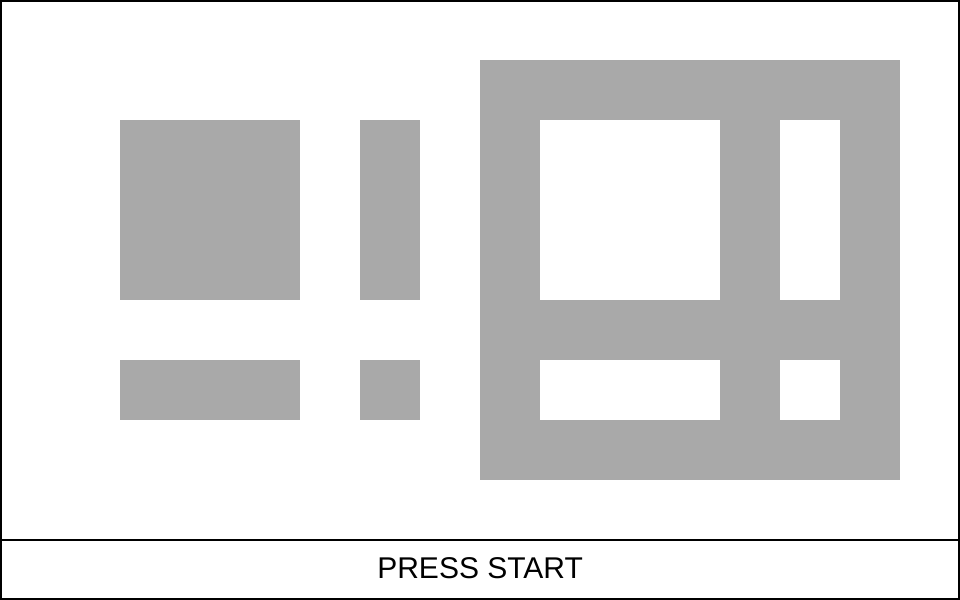
Frame 1 (no input)
Frame 2 (the mouse pressed at the canvas centre, redrawn once): identical to frame 1, image omitted

The p5.js sketch that drew this single still picture (run headless with seeded random() and noise() and a simulated clock; the mouse was pressed at the canvas centre and the sketch redrawn once):

// p5.js sketch
// ── sketch.js
/*
 * Contour tracing library
 * https://github.com/STPR/contour_tracing
 *
 * Copyright (c) 2022, STPR - https://github.com/STPR
 *
 * SPDX-License-Identifier: EUPL-1.2
 */

"use strict";

const TABLE = {w: 16, h: 9}, UPSCALE = 60;

const MN                   = [[0, -1], [1, -1], [1, 0], [1, 1], [0, 1], [-1, 1], [-1, 0], [-1, -1]];
const O_VERTEX_WITH_BORDER = [[-1, 0], [0, 0], [-1, -1], [0, 0], [0, -1], [0, 0], [0, 0]];
const H_VERTEX_WITH_BORDER = [[0, 0], [0, 0], [-1, 0], [0, 0], [-1, -1], [0, 0], [0, -1]];
let   VERTEX               = [[0, 0], [0, 0], [0, 0], [0, 0], [0, 0], [0, 0], [0, 0]];
const O_VALUE_FOR_SIGNED   = [1, 0, 2, 0, 4, 0, 8];
const H_VALUE_FOR_SIGNED   = [-4, 0, -8, 0, -1, 0, -2];
let   VALUE                = [0, 0, 0, 0, 0, 0, 0];
const TRACER   = [
				[0, 1, 0.5, 0, 1, 1, 0.5, 0.62],
				[0, 0, 0, 0, 0, 0, 0, 0],
				[0, 0, 1, 0.5, 0, 1, 0.38, 0.5],
				[0, 0, 0, 0, 0, 0, 0, 0],
				[1, 0, 0.5, 1, 0, 0, 0.5, 0.38],
				[0, 0, 0, 0, 0, 0, 0, 0],
				[1, 1, 0, 0.5, 1, 0, 0.62, 0.5]];
const PRESET_0 = [
				[0, 0, 0, 0, 0, 0, 0, 0, 0, 0, 0, 0, 0, 0, 0, 0],
				[0,-1,-1,-1,-1,-1,-1,-1,-1,-1,-1,-1,-1,-1,-1, 0],
				[0,-1,-1,-1,-1,-1,-1,-1,-1,-1,-1,-1,-1,-1,-1, 0],
				[0,-1,-1,-1,-1,-1,-1,-1,-1,-1,-1,-1,-1,-1,-1, 0],
				[0,-1,-1,-1,-1,-1,-1,-1,-1,-1,-1,-1,-1,-1,-1, 0],
				[0,-1,-1,-1,-1,-1,-1,-1,-1,-1,-1,-1,-1,-1,-1, 0],
				[0,-1,-1,-1,-1,-1,-1,-1,-1,-1,-1,-1,-1,-1,-1, 0],
				[0,-1,-1,-1,-1,-1,-1,-1,-1,-1,-1,-1,-1,-1,-1, 0],
				[0, 0, 0, 0, 0, 0, 0, 0, 0, 0, 0, 0, 0, 0, 0, 0]];
const PRESET_1 = [
				[0, 0, 0, 0, 0, 0, 0, 0, 0, 0, 0, 0, 0, 0, 0, 0],
				[0,-1,-1,-1,-1,-1,-1,-1, 1, 1, 1, 1, 1, 1, 1, 0],
				[0,-1, 1, 1, 1,-1, 1,-1, 1,-1,-1,-1, 1,-1, 1, 0],
				[0,-1, 1, 1, 1,-1, 1,-1, 1,-1,-1,-1, 1,-1, 1, 0],
				[0,-1, 1, 1, 1,-1, 1,-1, 1,-1,-1,-1, 1,-1, 1, 0],
				[0,-1,-1,-1,-1,-1,-1,-1, 1, 1, 1, 1, 1, 1, 1, 0],
				[0,-1, 1, 1, 1,-1, 1,-1, 1,-1,-1,-1, 1,-1, 1, 0],
				[0,-1,-1,-1,-1,-1,-1,-1, 1, 1, 1, 1, 1, 1, 1, 0],
				[0, 0, 0, 0, 0, 0, 0, 0, 0, 0, 0, 0, 0, 0, 0, 0]];
const PRESET_2 = [
				[0, 0, 0, 0, 0, 0, 0, 0, 0, 0, 0, 0, 0, 0, 0, 0],
				[0, 1, 1, 1, 1, 1, 1, 1,-1, 1, 1, 1, 1, 1, 1, 0],
				[0, 1,-1,-1,-1,-1,-1, 1,-1,-1,-1,-1,-1,-1, 1, 0],
				[0, 1,-1, 1, 1, 1,-1, 1,-1, 1, 1, 1, 1,-1, 1, 0],
				[0, 1,-1, 1,-1, 1,-1, 1,-1, 1,-1,-1, 1,-1, 1, 0],
				[0, 1,-1, 1, 1, 1,-1, 1,-1, 1,-1, 1, 1,-1, 1, 0],
				[0, 1,-1,-1,-1,-1,-1, 1,-1, 1,-1,-1,-1,-1, 1, 0],
				[0, 1, 1, 1, 1, 1, 1, 1,-1, 1, 1, 1, 1, 1, 1, 0],
				[0, 0, 0, 0, 0, 0, 0, 0, 0, 0, 0, 0, 0, 0, 0, 0]];
const PRESET_3 = [
				[0, 0, 0, 0, 0, 0, 0, 0, 0, 0, 0, 0, 0, 0, 0, 0],
				[0, 1, 1, 1, 1, 1,-1, 1, 1,-1, 1, 1, 1, 1, 1, 0],
				[0, 1,-1, 1, 1,-1, 1, 1, 1, 1,-1, 1, 1,-1, 1, 0],
				[0, 1, 1, 1,-1, 1, 1,-1,-1, 1, 1,-1, 1, 1, 1, 0],
				[0, 1, 1,-1, 1, 1,-1, 1, 1,-1, 1, 1,-1, 1, 1, 0],
				[0, 1,-1, 1, 1,-1, 1, 1, 1, 1,-1, 1, 1,-1, 1, 0],
				[0,-1, 1, 1,-1, 1, 1,-1,-1, 1, 1,-1, 1, 1,-1, 0],
				[0, 1, 1,-1, 1, 1, 1, 1, 1, 1, 1, 1,-1, 1, 1, 0],
				[0, 0, 0, 0, 0, 0, 0, 0, 0, 0, 0, 0, 0, 0, 0, 0]];

let cnv, i, v, rn, neighbors, viv = [0, 0, 0];
let c_table, c_index, c_data, preset, vision_step, closed;
let grid         = {x: 0, y: 0};
let cursor       = {x: 0, y: 0, ol: 0, hl: 0, running: false};
let tracer       = {x: 0, y: 0, running: false, o: [0, 0, 0, 0, 0, 0, 0]};
let mouse        = {x: 0, y: 0, color: 0};
let perlin_noise = {xoff: 0.0, yoff: 0.0, scale: 0.4}

let layer_grid;
let button_start;
let slider_fps;
let span_fps;
let button_reset;
let button_draw;
let button_clear;
let button_random;
let button_preset_1;
let button_preset_2;
let button_preset_3;
let started;
let reseted;
let drawing_mode_activated;
let done;

function setup() {
	pixelDensity(1);
	createCanvas(TABLE.w * UPSCALE, (TABLE.h + 1) * UPSCALE);
	layer_grid = createGraphics(TABLE.w * UPSCALE, (TABLE.h + 1) * UPSCALE);
	preset_1();

	button_start = createButton('START / STOP');
	slider_fps   = createSlider(1, 60, 5);
	slider_fps.style('width', '120px');
	span_fps = createSpan('5 fps ');
	span_fps.style('width:6ch;text-align:right;display:inline-block;white-space:pre;');
	button_reset = createButton('RESET');
	button_draw  = createButton('DRAW');
	button_draw.style('background', 'orange');
	button_clear = createButton('CLEAR');
	button_clear.style('background', 'orange');
	button_random   = createButton('RANDOM');
	button_preset_1 = createButton('PRESET 1');
	button_preset_2 = createButton('PRESET 2');
	button_preset_3 = createButton('PRESET 3');
	button_start.mousePressed(start);
	slider_fps.input(update_fps);
	button_reset.mousePressed(reset);
	button_draw.mousePressed(activate_drawing_mode);
	button_clear.mousePressed(clear_drawing_mode);
	button_random.mousePressed(random_noise);
	button_preset_1.mousePressed(preset_1);
	button_preset_2.mousePressed(preset_2);
	button_preset_3.mousePressed(preset_3);
}

function start() {
	if (started) {
		started = false;
		noLoop();
	  } else {
		drawing_mode_activated = false;
		reseted                = false;
		started                = true;
		loop();
	  }
}

function update_fps() {
	span_fps.html(slider_fps.value() + ' fps ');
}

function reset() {
	c_index = 0; c_data = []; c_data.push([null, null, null]); cursor = {x: 0, y: 1, ol: 0, hl: 0, running: true}; tracer.running = false; vision_step = 0; mouse.color = 0; done = false;
	if (preset == -1) {
		for (grid.y = 1; grid.y < TABLE.h - 1; grid.y++) {
			for (grid.x = 1; grid.x < TABLE.w - 1; grid.x++) {
				if (c_table[grid.y][grid.x] > 0) {
					c_table[grid.y][grid.x] = 1;
				}
				else {
					c_table[grid.y][grid.x] = -1;
				}
			}
		}
	}
	else if (preset == -2) {
		for (grid.y = 1; grid.y < TABLE.h - 1; grid.y++) {
			perlin_noise.xoff = 0.0;
			for (grid.x = 1; grid.x < TABLE.w - 1; grid.x++) {
				noiseDetail(4, 0.59);
				if   (noise(perlin_noise.xoff, perlin_noise.yoff) < 0.5) c_table[grid.y][grid.x]  = -1;
				else c_table[grid.y][grid.x]                                                      = 1;
				     perlin_noise.xoff                                                           += perlin_noise.scale;
			}
			perlin_noise.yoff += perlin_noise.scale;
		}
	}
	else if (preset == 0) c_table                        = JSON.parse(JSON.stringify(PRESET_0));
	else if (preset == 1) c_table                        = JSON.parse(JSON.stringify(PRESET_1));
	else if (preset == 2) c_table                        = JSON.parse(JSON.stringify(PRESET_2));
	else if (preset == 3) c_table                        = JSON.parse(JSON.stringify(PRESET_3));
	if   (drawing_mode_activated || preset == -2) preset = -1;
	   layer_grid.background(255);
	   layer_grid.noFill();
	   layer_grid.stroke('black');
	   layer_grid.strokeWeight(UPSCALE / 15);
	   layer_grid.rect(0, 0, TABLE.w * UPSCALE, (TABLE.h + 1) * UPSCALE);
	   layer_grid.strokeWeight(UPSCALE / 30);
	   layer_grid.line(0, TABLE.h * UPSCALE, TABLE.w * UPSCALE, TABLE.h * UPSCALE);
	   layer_grid.noStroke();
	   layer_grid.fill('darkgray'); 
	   for (grid.y = 1; grid.y < TABLE.h - 1; grid.y++) {
		   for (grid.x = 1; grid.x < TABLE.w - 1; grid.x++) {
			   if (c_table[grid.y][grid.x] > 0) {
				   layer_grid.rect(grid.x * UPSCALE, grid.y * UPSCALE, UPSCALE, UPSCALE);
			   }
		   }
		}
	started = false;
	reseted = true;
	loop();
}

function activate_drawing_mode() {
	drawing_mode_activated = true;
	preset                 = -1;
	reset();
}

function clear_drawing_mode() {
	drawing_mode_activated = true;
	preset                 = 0;
	reset();
}

function random_noise() {
	preset = -2;
	reset();
}

function preset_1() {
	preset = 1;
	reset();
}

function preset_2() {
	preset = 2;
	reset();
}

function preset_3() {
	preset = 3;
	reset();
}

function mousePressed() {
	mouse.x = constrain(int(mouseX / UPSCALE), 1, TABLE.w - 2);
	mouse.y = constrain(int(mouseY / UPSCALE), 1, TABLE.h - 2);
	if (mouse.x == int(mouseX / UPSCALE) && mouse.y == int(mouseY / UPSCALE)) {
		if (c_table[mouse.y][mouse.x] == 1) {
			mouse.color = 1;
		}
		else if (c_table[mouse.y][mouse.x] == -1) {
			mouse.color = -1;
		}
		else mouse.color = 0;
	}
}

function mouseReleased() {
		mouse.color = 0;
}

function draw() {
	if (started) { frameRate(slider_fps.value()); } else if (reseted) { frameRate(30); }
	function draw_grid() {
		image(layer_grid, 0, 0);
		fill('black'); noStroke(); textSize(UPSCALE / 2); textFont('Arial'); textAlign(CENTER, CENTER);
		for (grid.y = 1; grid.y < TABLE.h - 1; grid.y++) {
			for (grid.x = 1; grid.x < TABLE.w - 1; grid.x++) {
				if (c_table[grid.y][grid.x] != 1 && c_table[grid.y][grid.x] != -1) text(c_table[grid.y][grid.x], grid.x * UPSCALE + (UPSCALE / 2), grid.y * UPSCALE + (UPSCALE / 2));
			}
		}
		if (drawing_mode_activated) {
			stroke('bisque');
			strokeWeight(UPSCALE / 0.5);
			noFill();
			rect(0, 0, TABLE.w * UPSCALE, TABLE.h * UPSCALE);
			fill('black'); noStroke(); textSize(UPSCALE / 2); textFont('Arial'); textAlign(CENTER, CENTER);
			text('DRAWING MODE', (TABLE.w / 2) * UPSCALE, TABLE.h * UPSCALE + (UPSCALE / 2));
			layer_grid.noStroke();
			if (mouseIsPressed && mouse.color != 0) {
				mouse.x = constrain(int(mouseX / UPSCALE), 1, TABLE.w - 2);
				mouse.y = constrain(int(mouseY / UPSCALE), 1, TABLE.h - 2);
				if (mouse.color == 1) {
					c_table[mouse.y][mouse.x] = -1;
					layer_grid.fill('white');
				}
				else if (mouse.color == -1) {
					c_table[mouse.y][mouse.x] = 1;
					layer_grid.fill('darkgray');
				
				}
				layer_grid.rect(mouse.x  * UPSCALE , mouse.y * UPSCALE, UPSCALE, UPSCALE);
			}
		}
		else if (reseted) {
			fill('black'); noStroke(); textSize(UPSCALE / 2); textFont('Arial'); textAlign(CENTER, CENTER);
			text('PRESS START', (TABLE.w / 2) * UPSCALE, TABLE.h * UPSCALE + (UPSCALE / 2));
		}
		else if (done) {
			fill('black'); noStroke(); textSize(UPSCALE / 2); textFont('Arial'); textAlign(CENTER, CENTER);
			text('Done. PRESS RESET', (TABLE.w / 2) * UPSCALE, TABLE.h * UPSCALE + (UPSCALE / 2));
		}
		else {
			noFill(); stroke('black'); strokeWeight(UPSCALE / 8); rect(cursor.x * UPSCALE, cursor.y * UPSCALE, UPSCALE, UPSCALE);
			fill('black'); noStroke(); textSize(UPSCALE / 2); textFont('Courier New'); textAlign(CENTER, CENTER);
			text("Cursor's levels: outline = " + cursor.ol + ", hole = " + cursor.hl, (TABLE.w / 2) * UPSCALE, TABLE.h * UPSCALE + (UPSCALE / 2));
		}
		if (tracer.running) {
			noStroke();
			fill('rgba(0,0,0, 0.3)');
			beginShape();
			vertex((tracer.x + TRACER[tracer.o[0]][0]) * UPSCALE, (tracer.y + TRACER[tracer.o[0]][1]) * UPSCALE);
			vertex((tracer.x + TRACER[tracer.o[0]][2]) * UPSCALE, (tracer.y + TRACER[tracer.o[0]][3]) * UPSCALE);
			vertex((tracer.x + TRACER[tracer.o[0]][4]) * UPSCALE, (tracer.y + TRACER[tracer.o[0]][5]) * UPSCALE);
			vertex((tracer.x + TRACER[tracer.o[0]][6]) * UPSCALE, (tracer.y + TRACER[tracer.o[0]][7]) * UPSCALE);
			endShape(CLOSE);
			if (c_data[c_index][0]) {
				fill('blue');
				circle((tracer.x + O_VERTEX_WITH_BORDER[tracer.o[0]][0] + 1) * UPSCALE, (tracer.y + O_VERTEX_WITH_BORDER[tracer.o[0]][1] + 1) * UPSCALE, UPSCALE / 4);
			} else {
				fill('magenta');
				circle((tracer.x + H_VERTEX_WITH_BORDER[tracer.o[0]][0] + 1) * UPSCALE, (tracer.y + H_VERTEX_WITH_BORDER[tracer.o[0]][1] + 1) * UPSCALE, UPSCALE / 4);
			}
		}
		noFill(); strokeWeight(UPSCALE / 16);
		for (i = 1; i <= c_index; i++) {
			if (c_data[i][0] == true && c_data[i][1] > 0) {
				stroke('blue');
				beginShape();
				for (v = 2; v <= c_data[i][1] + 1; v++) {
					vertex((c_data[i][v][0] + 1) * UPSCALE, (c_data[i][v][1] + 1) * UPSCALE);
				}
				endShape();
			}
			else if (c_data[i][0] == false && c_data[i][1] > 0) {
				stroke('magenta');
				beginShape();
				for (v = 2; v <= c_data[i][1] + 1; v++) {
					vertex((c_data[i][v][0] + 1) * UPSCALE, (c_data[i][v][1] + 1) * UPSCALE);
				}
				endShape();
			}
		}
	}

	function vision() {
		if (vision_step == 0) draw_grid();
		vision_step += 1;

		if (vision_step == 1)  {
			neighbors = [c_table[tracer.y-1][tracer.x], c_table[tracer.y-1][tracer.x+1], c_table[tracer.y][tracer.x+1], c_table[tracer.y+1][tracer.x+1],
					c_table[tracer.y+1][tracer.x], c_table[tracer.y+1][tracer.x-1], c_table[tracer.y][tracer.x-1], c_table[tracer.y-1][tracer.x-1]];
			if (c_data[c_index][0]) {
				if (neighbors[tracer.o[7]] > 0 && neighbors[tracer.o[0]] > 0) {
					rn = 1;
					fill('rgba(0,255,0, 0.3)'); noStroke(); rect((tracer.x + MN[tracer.o[7]][0]) * UPSCALE, (tracer.y + MN[tracer.o[7]][1]) * UPSCALE, UPSCALE, UPSCALE);
					vision_step = 5;
				} else {
					fill('rgba(255,0,0, 0.3)'); noStroke(); rect((tracer.x + MN[tracer.o[7]][0]) * UPSCALE, (tracer.y + MN[tracer.o[7]][1]) * UPSCALE, UPSCALE, UPSCALE);
				}
			} else {
				if (neighbors[tracer.o[1]] < 0 && neighbors[tracer.o[0]] < 0) {
					rn = 1;
					fill('rgba(0,255,0, 0.3)'); noStroke(); rect((tracer.x + MN[tracer.o[1]][0]) * UPSCALE, (tracer.y + MN[tracer.o[1]][1]) * UPSCALE, UPSCALE, UPSCALE);
					vision_step = 5;
				} else {
					fill('rgba(255,0,0, 0.3)'); noStroke(); rect((tracer.x + MN[tracer.o[1]][0]) * UPSCALE, (tracer.y + MN[tracer.o[1]][1]) * UPSCALE, UPSCALE, UPSCALE);
				}
			}
		}

		else if (vision_step == 2)  {
			if (c_data[c_index][0]) {
				if (neighbors[tracer.o[0]] > 0) {
					rn = 2;
					fill('rgba(0,255,0, 0.3)'); noStroke(); rect((tracer.x + MN[tracer.o[0]][0]) * UPSCALE, (tracer.y + MN[tracer.o[0]][1]) * UPSCALE, UPSCALE, UPSCALE);
					vision_step = 5;
				} else {
					fill('rgba(255,0,0, 0.3)'); noStroke(); rect((tracer.x + MN[tracer.o[0]][0]) * UPSCALE, (tracer.y + MN[tracer.o[0]][1]) * UPSCALE, UPSCALE, UPSCALE);
				}
			} else {
				if (neighbors[tracer.o[0]] < 0) {
					rn = 2;
					fill('rgba(0,255,0, 0.3)'); noStroke(); rect((tracer.x + MN[tracer.o[0]][0]) * UPSCALE, (tracer.y + MN[tracer.o[0]][1]) * UPSCALE, UPSCALE, UPSCALE);
					vision_step = 5;
				} else {
					fill('rgba(255,0,0, 0.3)'); noStroke(); rect((tracer.x + MN[tracer.o[0]][0]) * UPSCALE, (tracer.y + MN[tracer.o[0]][1]) * UPSCALE, UPSCALE, UPSCALE);
				}
			}
		}

		else if (vision_step == 3)  {
			if (c_data[c_index][0]) {
				if (neighbors[tracer.o[1]] > 0 && neighbors[tracer.o[2]] > 0) {
					rn = 3;
					fill('rgba(0,255,0, 0.3)'); noStroke(); rect((tracer.x + MN[tracer.o[1]][0]) * UPSCALE, (tracer.y + MN[tracer.o[1]][1]) * UPSCALE, UPSCALE, UPSCALE);
					vision_step = 5;
				} else {
					fill('rgba(255,0,0, 0.3)'); noStroke(); rect((tracer.x + MN[tracer.o[1]][0]) * UPSCALE, (tracer.y + MN[tracer.o[1]][1]) * UPSCALE, UPSCALE, UPSCALE);
				}
			} else {
				if (neighbors[tracer.o[7]] < 0 && neighbors[tracer.o[6]] < 0) {
					rn = 3;
					fill('rgba(0,255,0, 0.3)'); noStroke(); rect((tracer.x + MN[tracer.o[7]][0]) * UPSCALE, (tracer.y + MN[tracer.o[7]][1]) * UPSCALE, UPSCALE, UPSCALE);
					vision_step = 5;
				} else {
					fill('rgba(255,0,0, 0.3)'); noStroke(); rect((tracer.x + MN[tracer.o[7]][0]) * UPSCALE, (tracer.y + MN[tracer.o[7]][1]) * UPSCALE, UPSCALE, UPSCALE);
				}
			}
		}

		else if (vision_step == 4)  {
			rn          = 0;
			vision_step = 6;
		}

		if (vision_step == 6)  {
			vision_step = 0;
			return true;
		} else {
			return false;
		}
	}

	if (reseted && drawing_mode_activated) { draw_grid(); }
	else if (reseted) { draw_grid(); noLoop(); }
	else if (started && cursor.running) {
		cursor.x++;
		if (cursor.x == TABLE.w - 1) {
			cursor.ol = 0;
			cursor.hl = 0;
			cursor.x  = 1;
			cursor.y++;
			if (cursor.y == TABLE.h - 1) {
				done = true; started = false; cursor = {x: TABLE.w - 2, y: TABLE.h - 2, running: false}; noLoop();
			}
		}
		draw_grid();
		if (cursor.ol == cursor.hl && c_table[cursor.y][cursor.x] == 1) {
			tracer         = {x: cursor.x, y: cursor.y, running: true, o: [2, 3, 4, 5, 6, 7, 0, 1]};
			viv            = [7, 1, 0];
			VERTEX         = O_VERTEX_WITH_BORDER;
			VALUE          = O_VALUE_FOR_SIGNED;
			cursor.running = false;
			vision_step    = 0;
			c_index++;
			c_data.push([true, 1, [cursor.x + VERTEX[tracer.o[0]][0], cursor.y + VERTEX[tracer.o[0]][1]]]);
		}
		else if (cursor.ol > cursor.hl && c_table[cursor.y][cursor.x] == -1) {
			tracer         = {x: cursor.x, y: cursor.y, running: true, o: [4, 5, 6, 7, 0, 1, 2, 3]};
			viv            = [1, 7, 6];
			VERTEX         = H_VERTEX_WITH_BORDER;
			VALUE          = H_VALUE_FOR_SIGNED;
			cursor.running = false;
			vision_step    = 0;
			c_index++;
			c_data.push([false, 1, [cursor.x + VERTEX[tracer.o[0]][0], cursor.y + VERTEX[tracer.o[0]][1]]]);
		}
		if (cursor.running) {
			if (Math.abs(c_table[cursor.y][cursor.x]) == 2 || Math.abs(c_table[cursor.y][cursor.x]) == 4 || Math.abs(c_table[cursor.y][cursor.x]) == 10 || Math.abs(c_table[cursor.y][cursor.x]) == 12) {
				if (c_table[cursor.y][cursor.x] > 0) { cursor.ol += 1 } else { cursor.hl += 1 };
			}
			else if (Math.abs(c_table[cursor.y][cursor.x]) == 5 || Math.abs(c_table[cursor.y][cursor.x]) == 7 || Math.abs(c_table[cursor.y][cursor.x]) == 13 || Math.abs(c_table[cursor.y][cursor.x]) == 15) {
				if (c_table[cursor.y][cursor.x] > 0) { cursor.ol -= 1 } else { cursor.hl -= 1 };
			}
		}
	}
	else if (started && tracer.running) {
		if (vision()) {
			if (rn == 1) {
				c_table[tracer.y][tracer.x] += VALUE[tracer.o[0]];
				        tracer.x            += MN[tracer.o[viv[0]]][0];
				        tracer.y            += MN[tracer.o[viv[0]]][1];
				if (c_data[c_index][0]) {
					for(i = 2; i--;) tracer.o.unshift(tracer.o.pop()); // Rotate 90 degrees, counterclockwise
				}
				else {
					for(i = 2; i--;) tracer.o.push(tracer.o.shift()); // Rotate 90 degrees, clockwise
				}
				c_data[c_index][1]++;
				c_data[c_index].push([tracer.x + VERTEX[tracer.o[0]][0], tracer.y + VERTEX[tracer.o[0]][1]]);
			}
			else if (rn == 2) {
				c_table[tracer.y][tracer.x] += VALUE[tracer.o[0]];
				        tracer.x            += MN[tracer.o[0]][0];
				        tracer.y            += MN[tracer.o[0]][1];
			}
			else if (rn == 3) {
				c_table[tracer.y][tracer.x] += VALUE[tracer.o[0]];
				if (c_data[c_index][0]) {
					for(i = 2; i--;) tracer.o.push(tracer.o.shift());
				}
				else {
					for(i = 2; i--;) tracer.o.unshift(tracer.o.pop());
				}
				c_table[tracer.y][tracer.x] += VALUE[tracer.o[0]];
				c_data[c_index][1]++;
				c_data[c_index].push([tracer.x + VERTEX[tracer.o[0]][0], tracer.y + VERTEX[tracer.o[0]][1]]);
				if (c_data[c_index][0]) {
					for(i = 2; i--;) tracer.o.unshift(tracer.o.pop());
				}
				else {
					for(i = 2; i--;) tracer.o.push(tracer.o.shift());
				}
				tracer.x += MN[tracer.o[viv[1]]][0];
				tracer.y += MN[tracer.o[viv[1]]][1];
				c_data[c_index][1]++;
				c_data[c_index].push([tracer.x + VERTEX[tracer.o[0]][0], tracer.y + VERTEX[tracer.o[0]][1]]);
			}
			else {
				c_table[tracer.y][tracer.x] += VALUE[tracer.o[0]];
				if (c_data[c_index][0]) {
					for(i = 2; i--;) tracer.o.push(tracer.o.shift());
				}
				else {
					for(i = 2; i--;) tracer.o.unshift(tracer.o.pop());
				}
				c_data[c_index][1]++;
				c_data[c_index].push([tracer.x + VERTEX[tracer.o[0]][0], tracer.y + VERTEX[tracer.o[0]][1]]);
			}
			draw_grid();
		}
		if (tracer.x == cursor.x && tracer.y == cursor.y && c_data[c_index][1] > 2) {
			closed = false;
			while (!closed) {
				c_table[tracer.y][tracer.x]            += VALUE[tracer.o[0]];
				if      (tracer.o[0] == viv[2]) closed  = true;
				if (c_data[c_index][0]) {
					for(i = 2; i--;) tracer.o.push(tracer.o.shift());
				}
				else {
					for(i = 2; i--;) tracer.o.unshift(tracer.o.pop());
				}
				c_data[c_index][1]++;
				c_data[c_index].push([tracer.x + VERTEX[tracer.o[0]][0], tracer.y + VERTEX[tracer.o[0]][1]]);
				draw_grid();
			}
			if (Math.abs(c_table[cursor.y][cursor.x]) == 2 || Math.abs(c_table[cursor.y][cursor.x]) == 4 || Math.abs(c_table[cursor.y][cursor.x]) == 10 || Math.abs(c_table[cursor.y][cursor.x]) == 12) {
				if (c_table[cursor.y][cursor.x] > 0) { cursor.ol += 1 } else { cursor.hl += 1 };
			}
			else if (Math.abs(c_table[cursor.y][cursor.x]) == 5 || Math.abs(c_table[cursor.y][cursor.x]) == 7 || Math.abs(c_table[cursor.y][cursor.x]) == 13 || Math.abs(c_table[cursor.y][cursor.x]) == 15) {
				if (c_table[cursor.y][cursor.x] > 0) { cursor.ol -= 1 } else { cursor.hl -= 1 };
			}
			cursor.running = true; tracer.running = false;
		}
	}
}
